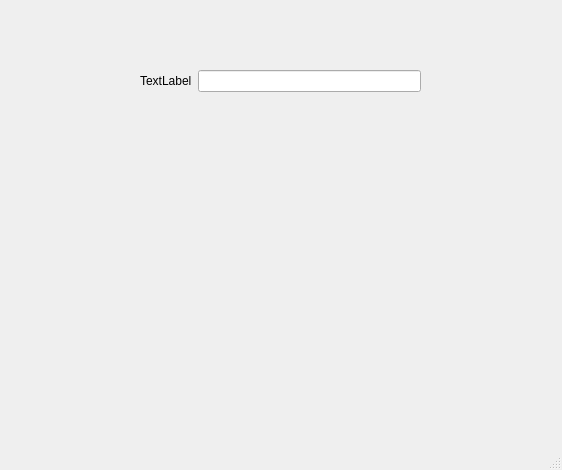
<?xml version="1.0" encoding="UTF-8"?>
<ui version="4.0">
 <class>MainWindow</class>
 <widget class="QMainWindow" name="MainWindow">
  <property name="geometry">
   <rect>
    <x>0</x>
    <y>0</y>
    <width>562</width>
    <height>470</height>
   </rect>
  </property>
  <property name="windowTitle">
   <string>MainWindow</string>
  </property>
  <widget class="QWidget" name="centralwidget">
   <widget class="QWidget" name="formLayoutWidget">
    <property name="geometry">
     <rect>
      <x>140</x>
      <y>70</y>
      <width>281</width>
      <height>41</height>
     </rect>
    </property>
    <property name="maximumSize">
     <size>
      <width>500</width>
      <height>100</height>
     </size>
    </property>
    <property name="sizeIncrement">
     <size>
      <width>20</width>
      <height>0</height>
     </size>
    </property>
    <layout class="QFormLayout" name="formLayout">
     <property name="sizeConstraint">
      <enum>QLayout::SetMaximumSize</enum>
     </property>
     <property name="fieldGrowthPolicy">
      <enum>QFormLayout::AllNonFixedFieldsGrow</enum>
     </property>
     <item row="0" column="0">
      <widget class="QLabel" name="label">
       <property name="maximumSize">
        <size>
         <width>500</width>
         <height>100</height>
        </size>
       </property>
       <property name="sizeIncrement">
        <size>
         <width>20</width>
         <height>0</height>
        </size>
       </property>
       <property name="text">
        <string>TextLabel</string>
       </property>
      </widget>
     </item>
     <item row="0" column="1">
      <widget class="QLineEdit" name="lineEdit">
       <property name="maximumSize">
        <size>
         <width>500</width>
         <height>100</height>
        </size>
       </property>
       <property name="sizeIncrement">
        <size>
         <width>20</width>
         <height>0</height>
        </size>
       </property>
      </widget>
     </item>
    </layout>
   </widget>
  </widget>
  <widget class="QMenuBar" name="menubar">
   <property name="geometry">
    <rect>
     <x>0</x>
     <y>0</y>
     <width>562</width>
     <height>22</height>
    </rect>
   </property>
  </widget>
  <widget class="QStatusBar" name="statusbar"/>
 </widget>
 <resources/>
 <connections/>
</ui>
